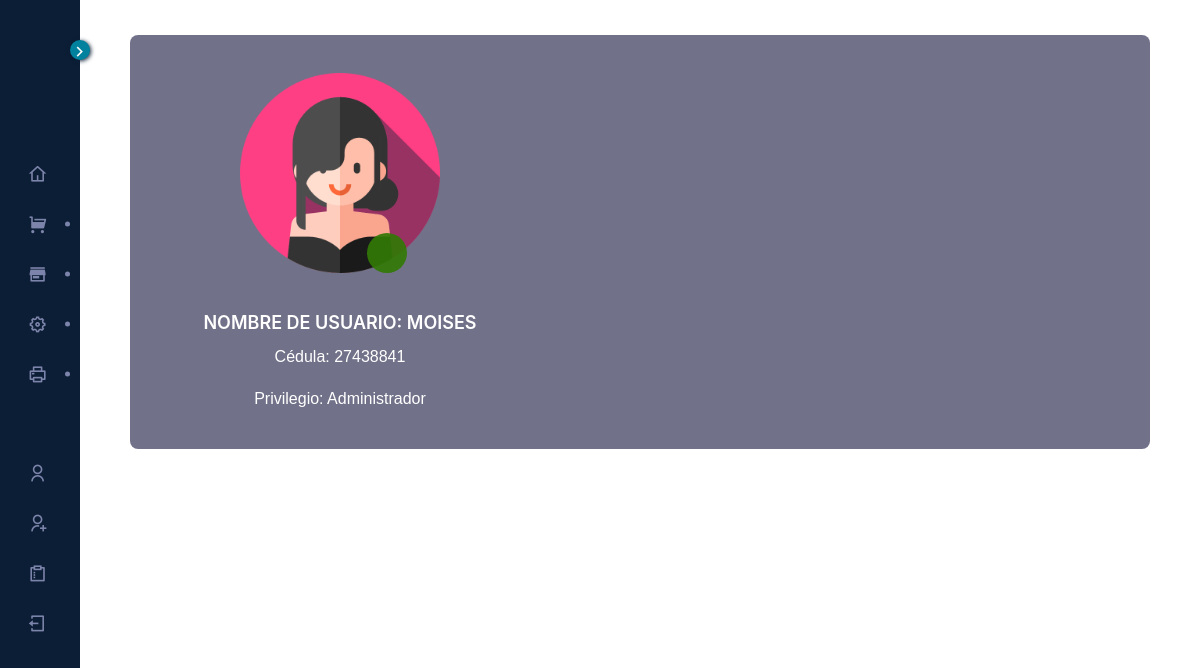
Page /shop-system-profile3.php (signed in) on the committed database.
### tables this page shows
CREATE TABLE `usuarios` (
  `id` int(255) NOT NULL AUTO_INCREMENT,
  `usuario` varchar(255) NOT NULL,
  `password` varchar(255) NOT NULL,
  `correo` varchar(255) NOT NULL,
  `cedula` varchar(255) NOT NULL,
  `privilegio` varchar(255) NOT NULL,
  PRIMARY KEY (`id`)
);

### shop-system-profile3.php (the view, shortened to what this page needs)
<?php
$usuario = $_SESSION["usuario"];
 ?>
<!DOCTYPE html>
<html lang="zxx">
<head>
    <link rel="stylesheet" href="css/bootstrap.min.css" type="text/css">
    <link rel="stylesheet" href="css/font-awesome.min.css" type="text/css">
    <link rel="stylesheet" href="css/elegant-icons.css" type="text/css">
    <link rel="stylesheet" href="css/nice-select.css" type="text/css">
    <link rel="stylesheet" href="css/jquery-ui.min.css" type="text/css">
    <link rel="stylesheet" href="css/owl.carousel.min.css" type="text/css">
    <link rel="stylesheet" href="css/slicknav.min.css" type="text/css">
    <link rel="stylesheet" href="css/style.css" type="text/css">
    <link rel="stylesheet" href="css/sidebarsystem.css" type="text/css">
    <link rel="stylesheet" href="css/layout.css">
    <link rel="stylesheet" href="css/remixicon.css">
<link rel="stylesheet" type="text/css" href="DataTables/Bulma-0.9.2/css/bulma.min.css"/>
<link rel="stylesheet" type="text/css" href="DataTables/datatables.min.css"/>
<link rel="stylesheet" href="datatables/Responsive-2.2.9/css/responsive.foundation.min.css">
</head>
<body>
     <?php require('./layout/sidebarsystem.php')  ?>
      <div class="layout">
        <main class="content">
<div class="container__section-avatar">
     <?php
                        $conexion=mysqli_connect('localhost','root','','delmary');
                        $sql="SELECT * FROM usuarios WHERE usuario='$usuario'";
                        $result=mysqli_query($conexion,$sql);
                        while($mostrar=mysqli_fetch_array($result)){
                            $id = $mostrar['id'];
                            $usuario = $mostrar['usuario'];
                            $cedula = $mostrar['cedula'];
                            $privilegio = $mostrar['privilegio'];
                        ?>
    <form class="form" id="formulario" action="shop-system-profile4.php?id_usuario=<?php echo $id ?>" method="POST" autocomplete="off">
        <div class="avatar__div">
            <div class="avatar-img">
                <img class="avatar" src="img/avatar3.png" alt="">
                <div id="select" class="avatar__select"><i class="icon-cheveron-outline-down"></i></div>
                <div class="user-info">
                    <h2>Nombre de usuario: <?php echo $usuario ?> </h2>
                    <p>Cédula: <?php echo $cedula ?></p>
                    <?php if ($privilegio == 1) {
                    ?>
                    <p>Privilegio: Administrador</p>
                    <?php }else{
                    ?>
                    <p>Privilegio: Usuario</p>
                    <?php } ?>
                </div>
            </div>
        </div>
        <div class="form_container">
                <?php
                        $conexion=mysqli_connect('localhost','root','','delmary');
                        $sql="SELECT * FROM clientes WHERE usuario='$usuario'";
                        $result=mysqli_query($conexion,$sql);
                        while($mostrar=mysqli_fetch_array($result)){
                            $id = $mostrar['id'];
                            $usuario = $mostrar['usuario'];
                            $nombres = $mostrar['nombres'];
                            $correo = $mostrar['correo'];
                            $telefono = $mostrar['telefono'];
                            $telefonoalternativo = $mostrar['telefonoalternativo'];
                            $direccion = $mostrar['direccion'];
                        ?>
            </div>
            <div class="container-inputs" id="grupo__usuario">
                <i class="icon-user form-icon"></i>
                <label class="form-label" for="usuario">Nombre Completo</label>
                <div class="form__inputs">
                    <input type="text" name="nombres" id="nombres" class=""
                            placeholder="Nombre Completo" value="<?php echo $nombres ?>" disabled>
                </div>
            </div>
            <div class="container-inputs" id="grupo__password">
                <i class="icon-key form-icon"></i>
                <label class="form-label" for="password"> Contraseña</label>
                <div class="form__inputs">
                    <input type="password" name="password" id="password" class="password" >
                </div>
            </div>
            <div class="container-inputs" id="grupo__correo">
                <i class="icon-box form-icon"></i>
                <label class="form-label" for="correo">Correo Electrónico</label>
                <div class="form__inputs">
                    <input type="text" name="correo" id="correo" class=""
                            placeholder="Correo Electronico" value="<?php echo $correo ?>" disabled>
                </div>
            </div>
            <div class="container-inputs" id="grupo__cedula">
                <i class="icon-news-paper form-icon"></i>
                <label class="form-label" for="cedula">Teléfono</label>
                <div class="form__inputs">
                    <input type="text" name="telefono" id="telefono" class=""
                            placeholder="Numero de Telefono" value="<?php echo $telefono ?>" disabled>
                </div>
            </div>
            <div class="container-inputs" id="grupo__cedula">
                <i class="icon-news-paper form-icon"></i>
                <label class="form-label" for="cedula">Teléfono Alternativo</label>
                <div class="form__inputs">
                    <input type="text" name="telefonoalternativo" id="telefonoalternativo" class=""
                            placeholder="Telefono Alternativo" value="<?php echo $telefonoalternativo ?>" disabled>
                </div>
            </div>
            <div class="container-inputs" id="grupo__cedula">
                <i class="icon-news-paper form-icon"></i>
                <label class="form-label" for="cedula">Dirección</label>
                <div class="form__inputs">
                    <input type="text" name="direccion" id="direccion" class=""
                            placeholder="Direccion de Delivery" value="<?php echo $direccion ?>" disabled>
                </div>
            </div>
            <div class="container-btn">
                <input type="submit" class="btn-submit" value="Guardar Cambios">
            </div>
        </div>
        <input type="hidden" name="id_usuario" id="id_usuario" class="id_usuario" value="<?php echo $id ?>" >
    </form>
<?php }} ?>
</div>
</div>
    </div>
</body>
</html>

### css/style.css (style rules this page uses)
html, body { height: 100%; font-family: "Cairo", sans-serif; -webkit-font-smoothing: antialiased; font-smoothing: antialiased; }
h1, h2, h3, h4, h5, h6, { margin: 0; color: #111111; font-weight: 400; font-family: "Cairo", sans-serif; }
h2 { font-size: 36px; }
p { font-size: 16px; font-family: "Cairo", sans-serif; color: #6f6f6f; font-weight: 400; line-height: 26px; margin: 0 0 15px 0; }
img { max-width: 100%; }

### css/sidebarsystem.css (style rules this page uses)
:root { --font-color: rgb(68, 68, 68); --blank-color: #fff; --active-color: rgb(0, 255, 200); --primary-color: rgb(2, 46, 60); --secondary-color: rgb(48, 145, 140); --third-color: rgb(229, 255, 0); --transition-05: all 0.5s ease; --transition-03: all 0.3s ease; --input-select: rgba(0, 0, 0, 0.063); --input-select2: rgba(191, 186, 186, 0.08); }
.layout { z-index: 1; }
.layout .content { padding: 12px 50px; display: flex; flex-direction: column; }
* { box-sizing: border-box; }
body { margin: 0; height: 100vh; font-family: "Poppins", sans-serif; color: #3f4750; font-size: 0.9rem; background-image: url('../img/background.png'); overflow: hidden; }
.form { margin: 5% auto; background-color: rgba(19, 20, 59, 0.6); border-radius: 8px; width: 90%; padding: 20px 10px; height: 90%; display: flex; align-items: center; margin-bottom: 50px; }
.form_container { display: grid; justify-content: center; grid-template-columns: 1fr 1fr; margin: -5% auto; width: 80%; max-width: 800px; padding: 15px; gap: 15px; font-weight: bold; scale: 0.9; }

### css/layout.css (style rules this page uses)
.layout { min-height: 100%; display: -webkit-box; display: -ms-flexbox; display: flex; -webkit-box-orient: vertical; -webkit-box-direction: normal; -ms-flex-direction: column; flex-direction: column; position: relative; -webkit-box-flex: 1; -ms-flex-positive: 1; flex-grow: 1; }
.layout .content { -webkit-box-flex: 1; -ms-flex-positive: 1; flex-grow: 1; }
.layout.fixed-sidebar .sidebar ~ .layout { height: 100%; overflow: auto; }

### shop-system-profile3.php (style rules this page uses)
.container__section-avatar { display: flex; align-items: center; }
.avatar__div { flex-direction: column; display: flex; justify-content: flex; align-items: center; min-width: 280px; width: 40%; }
.avatar-img { display: flex; flex-direction: column; }
.avatar { width: 200px; max-width: 200px; height: auto; overflow: hidden; margin: 0 auto; pointer-events: none; }
.avatar__select { background-color: rgba(50, 121, 6, 0.913); position: relative; width: 40px; display: flex; justify-content: center; align-items: center; height: 40px; left: 60%; bottom: 40px; font-size: 30px; border-radius: 50%; color: #fff; cursor: pointer; }
.user-info { width: 100%; color: #fff; display: flex; font-size: 16px; flex-direction: column; justify-content: center; align-items: center; line-height: 1.5; }
.user-info h2 { font-size: 18px; text-transform: uppercase; color: #fff; }
.user-info p { color: #fff; }
.form { width: 100%; padding: 10px 10px; display: flex; }
.form_container { margin: auto; width: auto; padding: 10px; display: flex; flex-direction: column; width: 60%; font-weight: bold; }

### rows in the picture
usuarios: usuario "MOISES", cedula "27438841", privilegio "Privilegio: Administrador"
